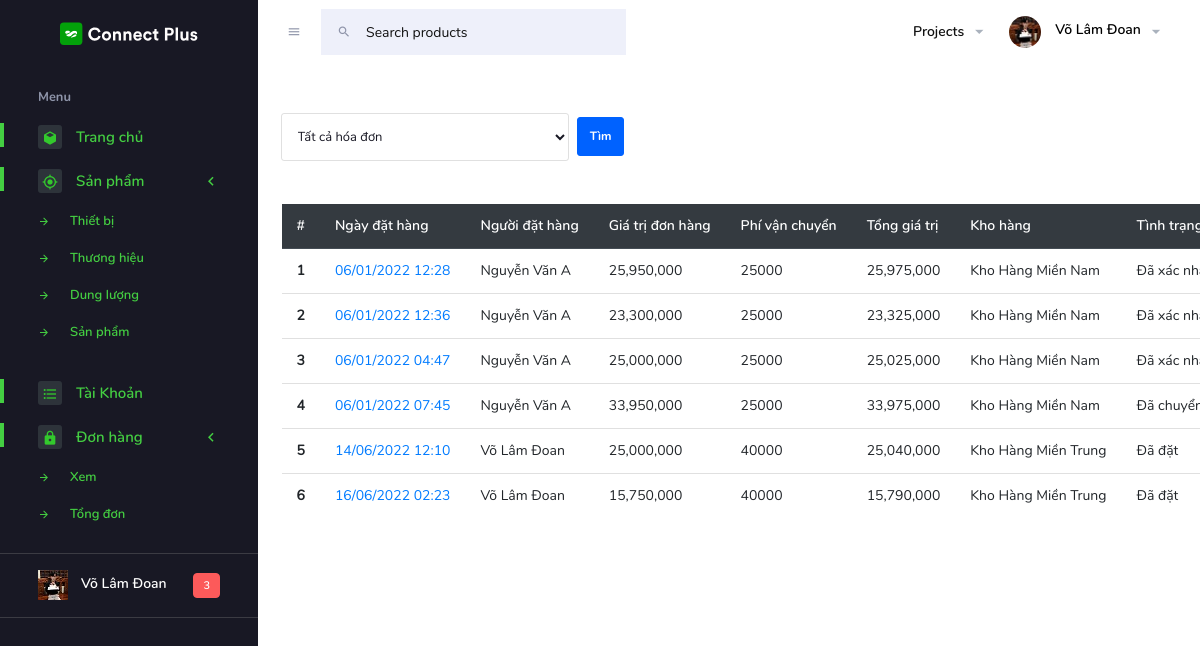
/admin/index.php?page=bills&&option=area1 (signed in), run on the app's committed database.
### tables this page shows
CREATE TABLE `hoadon` (
  `idHoaDon` int(11) NOT NULL,
  `ngayMua` datetime NOT NULL,
  `userID` int(11) NOT NULL,
  `Total` int(11) NOT NULL,
  `PhiVanChuyen` int(11) NOT NULL,
  `status` int(11) NOT NULL COMMENT '0: đã đặt - 1-Đã xác nhận-2-Yêu cầu điều hàng 2-Đã điều hàng-3. Đã xuất kho - 4- Đã giao hàng -5- Từ chối nhận hàng - 6- Đã hoàn hàng',
  `idTinh` int(11) NOT NULL,
  `idKho` int(11) NOT NULL,
  `note` varchar(1100) DEFAULT NULL,
  `tenNguoiNhan` varchar(1000) NOT NULL,
  `SDTNhanHang` char(10) NOT NULL,
  `diaChiNhanHang` varchar(1700) NOT NULL,
  `ngayXuatKho` datetime DEFAULT NULL,
  `maVanDon` char(10) DEFAULT NULL,
  `ngayNhanHang` datetime DEFAULT NULL,
  `ngayHoanHang` datetime DEFAULT NULL,
  `countDL` tinyint(1) DEFAULT NULL
);

CREATE TABLE `users` (
  `idUser` int(11) NOT NULL,
  `username` char(50) NOT NULL,
  `fullname` varchar(300) NOT NULL,
  `password` char(100) NOT NULL,
  `passReset` char(100) NOT NULL,
  `email` char(70) NOT NULL,
  `image` char(200) DEFAULT NULL,
  `status` int(1) NOT NULL COMMENT '0=block;1=pending;2=active',
  `idRole` int(11) NOT NULL,
  `note` varchar(1200) DEFAULT NULL,
  `count` int(11) NOT NULL,
  `date` datetime NOT NULL
);

CREATE TABLE `khohang` (
  `idKho` int(11) NOT NULL,
  `maKho` char(20) NOT NULL,
  `thongTin` varchar(1200) NOT NULL
);

### admin/controller/index.php (called while the page is built, shortened)
<?php
    include 'model/index.php';
    $page='';
    if(isset($_GET['page'])){
       $page = $_GET['page'];
    }else{
        $page= 'home';
    }
    switch ($page) {
        case 'bills':
            $BILL = new BILL();
            if(isset($_GET['act'])){
                $act= $_GET['act'];
            }else{
                $allBills= $BILL->all();
            }
            break;
    }
    include 'view/index.php';
?>

### admin/index.php (called while the page is built)
<?php
    include 'controller/index.php';
?>

### pdo.php (called while the page is built, shortened)
<?php
function pdo_get_connection(){
    $dburl = "mysql:host=localhost;dbname=asmphp2;charset=utf8";
    $username = 'root';
    $password = '';
    $conn = new PDO($dburl, $username, $password);
    $conn->setAttribute(PDO::ATTR_ERRMODE, PDO::ERRMODE_EXCEPTION);
    return $conn;
}
function pdo_query($sql){
    $sql_args = array_slice(func_get_args(), 1);
    try{
        $conn = pdo_get_connection();
        $stmt = $conn->prepare($sql);
        $stmt->execute($sql_args);
        $rows = $stmt->fetchAll();
        return $rows;
    }
    catch(PDOException $e){
        throw $e;
    }
    finally{
        unset($conn);
    }
}

### admin/model/index.php (called while the page is built, shortened)
<?php
    include '../pdo.php';
            class BILL {
                function all(){
                    $sql = "SELECT *,hoadon.status as 'sttHD' FROM hoadon INNER JOIN users ON hoadon.userID= users.idUser INNER JOIN khohang ON hoadon.idKho=khohang.idKho";
                   return pdo_query($sql);
                }
            }
        ?>

### admin/layout/bills/allbill2mien.php (the view)
<table class="table">
    <thead class="thead-dark">
        <tr>
            <th scope="col">#</th>
            <th scope="col">Ngày đặt hàng</th>
            <th scope="col">Người đặt hàng</th>
            <th scope="col">Giá trị đơn hàng</th>
            <th scope="col">Phí vận chuyển</th>
            <th scope="col">Tổng giá trị</th>
            <th scope="col">Kho hàng</th>
            <th scope="col">Tình trạng</th>
        </tr>
    </thead>
    <tbody>
        <?php
        $i=1;
        $stt='';
        foreach ($allBills as  $value) {?>
            <?php
                $status1= $value['sttHD'];
                if($status1==0){
                    $stt='Đã đặt';
                }else if($status1==1){
                    $stt='Chờ lấy hàng';
                }else if($status1==2){
                    $stt='Đang giao';
                }else if($status1==3){
                    $stt='Thành công';
                }else if($status1==4){
                    $stt='Từ chối nhận hàng';
                }else if($status1==5){
                    $stt='Đã chuyển hoàn';
                }else if($status1==6){
                    $stt='Đã xác nhận';
                }
            ?>
        <tr>
            <th scope="row"><?=$i++?></th>
            <td><a href="index.php?page=bills&&act=billdetail&&option=billdetail&&idBill=<?=$value['idHoaDon']?>"><?=date('d/m/Y H:i',strtotime($value['ngayMua']))?></a></td>
            <td><?=$value['fullname']?></td>
            <td><?=number_format($value['Total'],)?></td>
            <td><?=$value['PhiVanChuyen']?></td>
            <td><?=number_format($value['Total']+$value['PhiVanChuyen'],)?></td>
            <td><?=$value['thongTin']?></td>
            <td><?=$stt?></td>
        </tr>
        <?php    }
      ?>
    </tbody>
</table>

### data on the page
hoadon: ngayMua "06/01/2022 12:28", userID.fullname "Nguyễn Văn A", Total "25,950,000", PhiVanChuyen "25000", $value['Total']+$value['PhiVanChuyen'] "25,975,000", idKho.thongTin "Kho Hàng Miền Nam", status "Đã xác…"
hoadon: ngayMua "06/01/2022 12:36", userID.fullname "Nguyễn Văn A", Total "23,300,000", PhiVanChuyen "25000", $value['Total']+$value['PhiVanChuyen'] "23,325,000", idKho.thongTin "Kho Hàng Miền Nam", status "Đã xác…"
hoadon: ngayMua "06/01/2022 04:47", userID.fullname "Nguyễn Văn A", Total "25,000,000", PhiVanChuyen "25000", $value['Total']+$value['PhiVanChuyen'] "25,025,000", idKho.thongTin "Kho Hàng Miền Nam", status "Đã xác…"
hoadon: ngayMua "06/01/2022 07:45", userID.fullname "Nguyễn Văn A", Total "33,950,000", PhiVanChuyen "25000", $value['Total']+$value['PhiVanChuyen'] "33,975,000", idKho.thongTin "Kho Hàng Miền Nam", status "Đã…"
hoadon: ngayMua "14/06/2022 12:10", userID.fullname "Võ Lâm Đoan", Total "25,000,000", PhiVanChuyen "40000", $value['Total']+$value['PhiVanChuyen'] "25,040,000", idKho.thongTin "Kho Hàng Miền Trung", status "Đã đặt"
hoadon: ngayMua "16/06/2022 02:23", userID.fullname "Võ Lâm Đoan", Total "15,750,000", PhiVanChuyen "40000", $value['Total']+$value['PhiVanChuyen'] "15,790,000", idKho.thongTin "Kho Hàng Miền Trung", status "Đã đặt"
